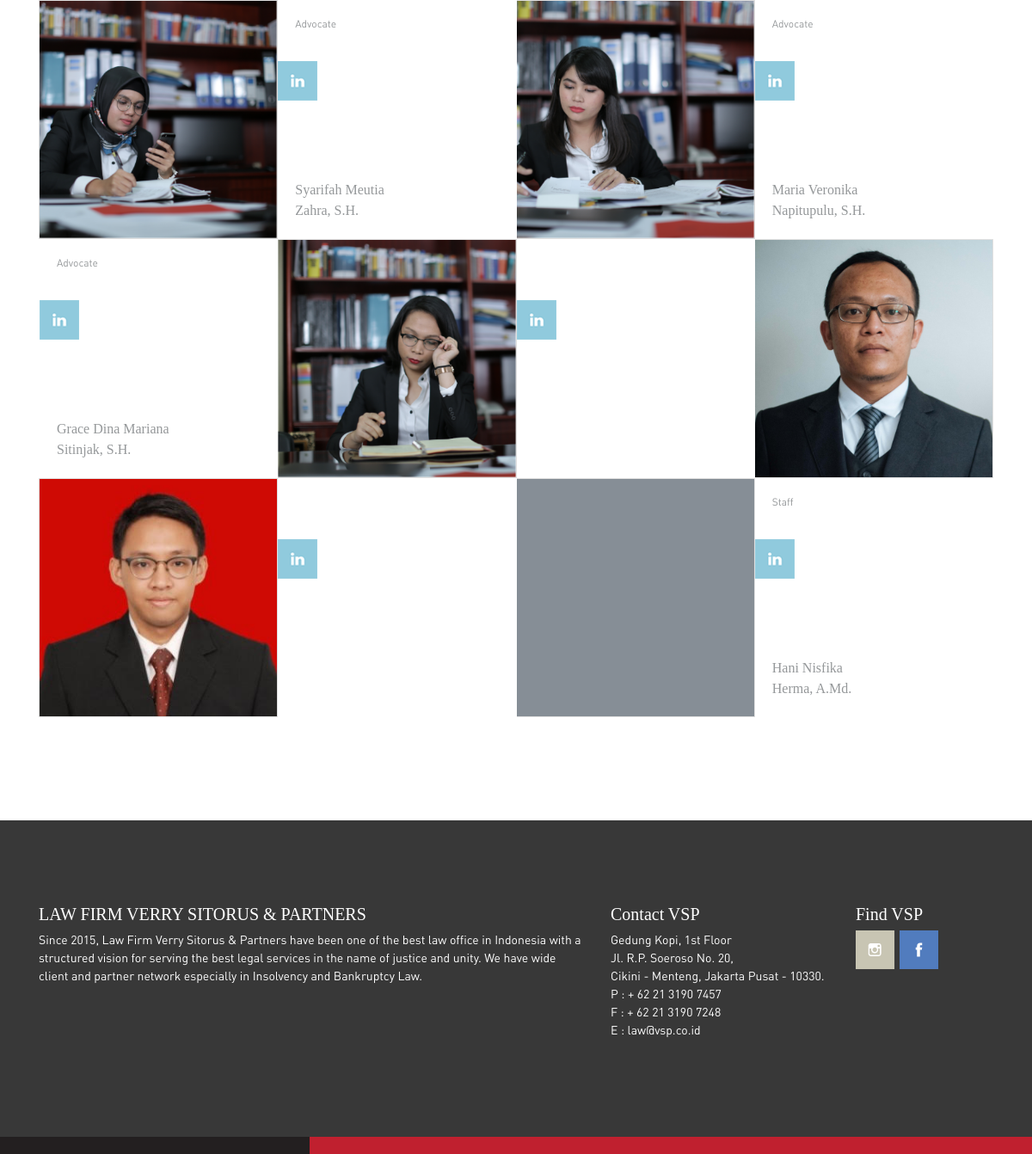
/lawyers.php (lower part), run on an earlier commit of the app's database.
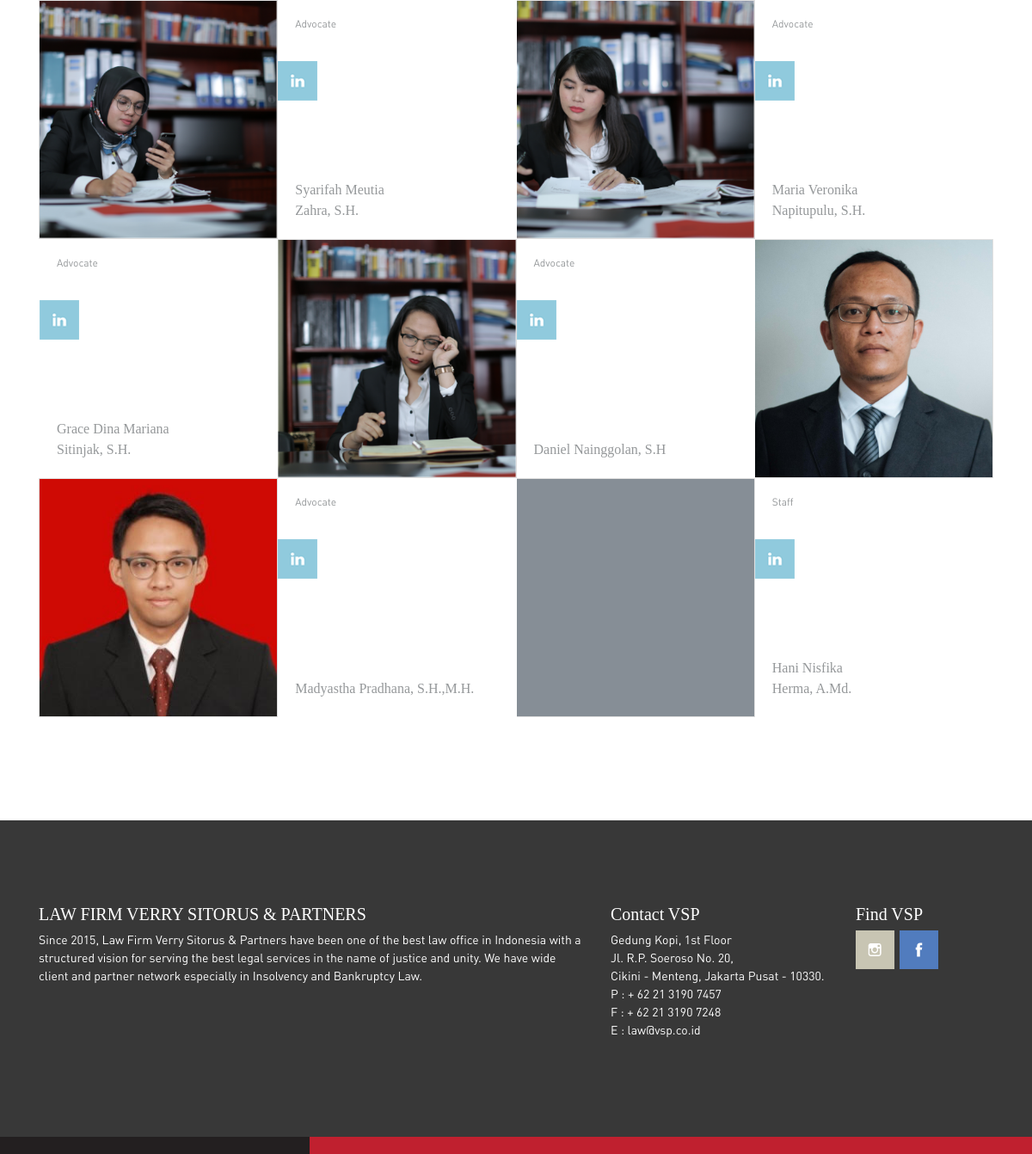
And on a later commit of the database.
### tables this page shows
CREATE TABLE `teks` (
  `id` varchar(11) NOT NULL,
  `teks` mediumtext NOT NULL,
  `lokasi` varchar(20) NOT NULL
);

### lawyers.php (the view, shortened to what the changed rows need)
<?php
include ("config.php");
$query = "select * from teks where id like 'lawyers%' order by id + 0";
$result = mysqli_query($db, $query);
$output = array();
while ($row = mysqli_fetch_assoc($result))
    $output[] = $row;
?>
<!DOCTYPE html>
<html>
    <head>
        <link rel="stylesheet" href="assets/css/bootstrap.min.css">
        <link rel="stylesheet" href="assets/css/style.css">
    </head>
    <body>
            <div class="container">
            <div class="row no-gutters pb-5">
                <div class="card-group my-4 w-100">
                    <div class="card card-profile" id="profile-6" style="cursor:pointer">
                        <div class="card-body">
                            <h5 class="card-title"><?php echo $output[19]['teks']; ?></h5> <br><br>
                            <div class="social d-none d-md-flex">
                                <a href="#">
                                </a>
                            </div>
                            <p class="card-text"><?php echo $output[18]['teks']; ?></p>
                        </div>
                    </div>
                    <div class="card card-profile" id="profile-9" style="cursor:pointer">
                        <div class="card-body">
                            <h5 class="card-title"><?php echo $output[21]['teks']; ?></h5> <br><br>
                            <div class="social d-none d-md-flex">
                                <a href="#" target="_blank">
                                </a>
                            </div>
                            <p class="card-text"><?php echo $output[20]['teks']; ?></p>
                        </div>
                    </div>
                </div>
            </div>
            </div>
    </body>
</html>

What changed in the data, as far as the page shows it:
added teks: teks "Advocate"
added teks: teks "Daniel Nainggolan, S.H"
added teks: teks "Advocate"
added teks: teks "Madyastha Pradhana, S.H.,M.H."
